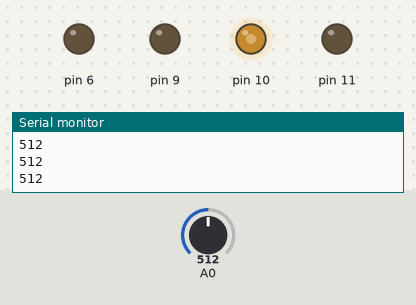
A sketch run on a simulated Arduino Uno, built with avr-gcc and run on an emulated ATmega328P. Parts: output pins drawn as LEDs (lit = HIGH), the last lines printed to the serial monitor. The inputs (shaded band) are chosen by the test bench; at power-on: A0 = 512.

Above: at 1.2 s.
1.3 s: A0 set to 490
At 2.0 s:
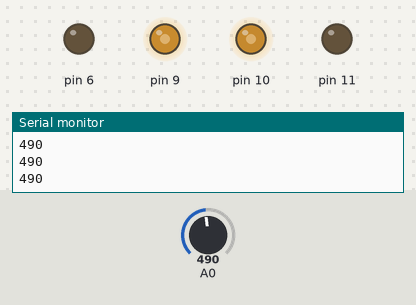
2.8 s: A0 set to 240
At 3.3 s:
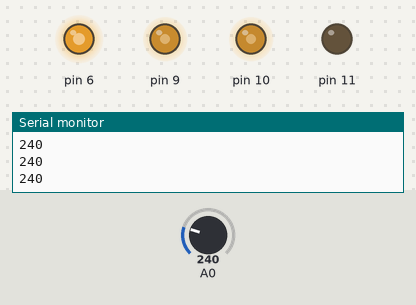
4.3 s: A0 set to 734
At 5.5 s:
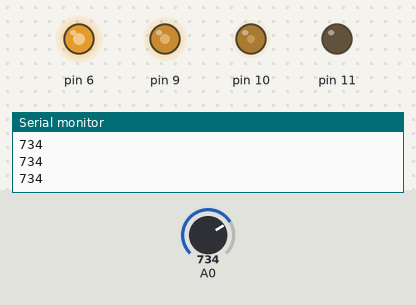
5.8 s: A0 set to 758
At 6.8 s:
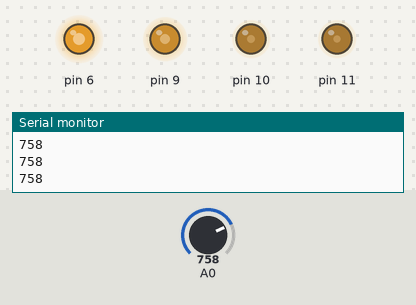
7.3 s: A0 set to 900
8.8 s: A0 set to 985
At 9.1 s:
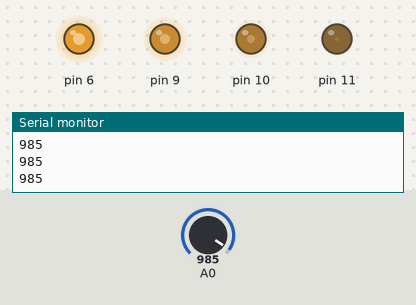
10.3 s: A0 set to 1011
At 11.4 s:
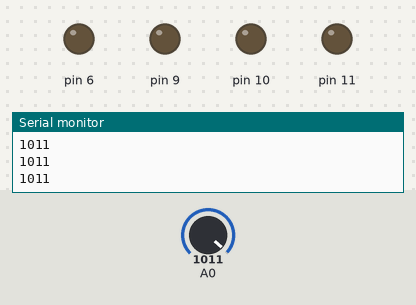
Timing chart, 0 to 12.8 s (numbered marks = the images above; inputs shaded):
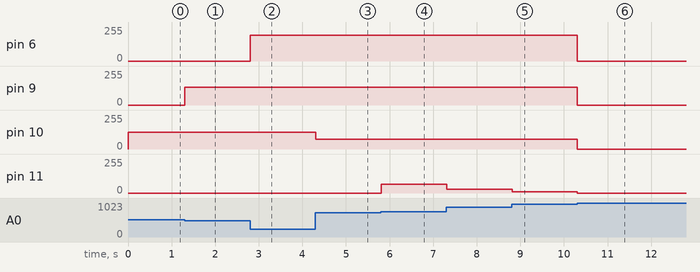

The sketch:

pressureLevelsAlt.ino
```cpp
void setup() {
  // put your setup code here, to run once:
  Serial.begin(9600);
  pinMode (A0, INPUT);
  pinMode (11, OUTPUT);
  pinMode (10, OUTPUT);
  pinMode (9, OUTPUT);
  pinMode (6, OUTPUT);
}

void loop() {
  // put your main code here, to run repeatedly:
  int value = analogRead(A0);
  Serial.println(value);

  int brightness = map(value, 1023, 0, 0, 255);

  if (value>=1000) {
    analogWrite(11, 0);
    analogWrite(10, 0);
    analogWrite(9, 0);
    analogWrite(6, 0);
  }

  if (value>=750 && value<1000) {
    analogWrite(11, brightness);
  }

  if (value>=500 && value<750) {
    analogWrite(10, brightness);
  }

  if (value>=250 && value<500) {
    analogWrite(9, brightness);
  }

  if (value>=0 && value<250) {
    analogWrite(6, brightness);
  }
}
```

Measured:
- the behaviour switches between 749 and 750 on A0 (found by bisection; images 3 and 4)
- the behaviour switches between 999 and 1000 on A0 (found by bisection; images 5 and 6)
- after the input at 1.3 s, pin 9: 0/255 → 132/255 at once
- after the input at 2.8 s, pin 6: 0/255 → 195/255 at once
- after the input at 4.3 s, pin 10: 127/255 → 72/255 at once
- after the input at 5.8 s, pin 11: 0/255 → 66/255 at once
- after the input at 7.3 s, pin 11: 66/255 → 30/255 at once
- after the input at 8.8 s, pin 11: 30/255 → 9/255 at once
- after the input at 10.3 s, pin 6: 195/255 → 0/255 at once; pin 9: 132/255 → 0/255 at once; pin 10: 72/255 → 0/255 at once; pin 11: 9/255 → 0/255 at once
